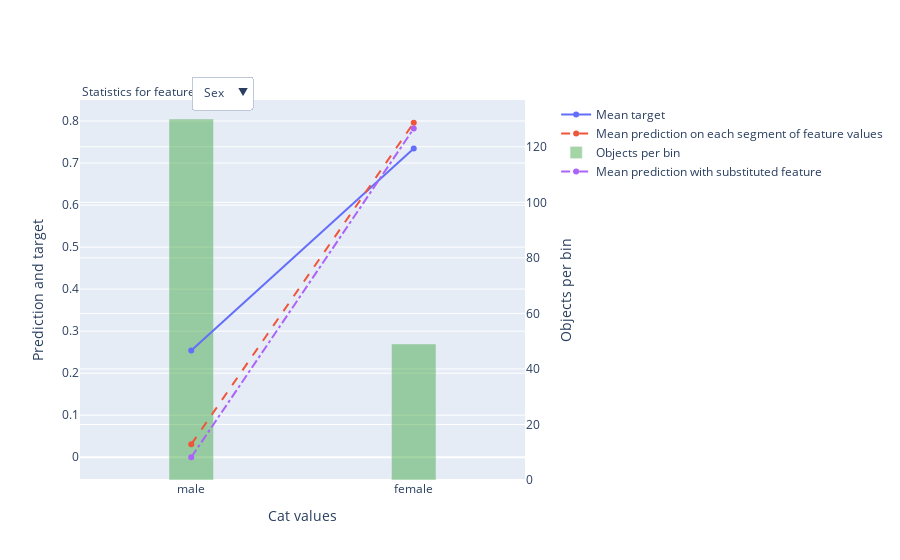

Notebook cell for this chart:
### Code cell
model.calc_feature_statistics(test_data,feature='Sex',plot=True,prediction_type='Class')

### Figure 1 — Plotly figure (JSON) as saved in the notebook; plotly's stock layout.template omitted (floating-point values rounded to 4 significant figures)
{"data": [{"mode": "lines+markers", "name": "Mean target", "type": "scatter", "xaxis": "x", "y": [0.2538, 0.7347], "yaxis": "y"}, {"line": {"dash": "dash"}, "mode": "lines+markers", "name": "Mean prediction on each segment of feature values", "type": "scatter", "xaxis": "x", "y": [0.03077, 0.7959], "yaxis": "y"}, {"marker": {"color": "rgba(30, 150, 30, 0.4)"}, "name": "Objects per bin", "type": "bar", "width": 0.2, "xaxis": "x", "y": [130, 49], "yaxis": "y2"}, {"line": {"dash": "dashdot"}, "mode": "lines+markers", "name": "Mean prediction with substituted feature", "type": "scatter", "xaxis": "x", "y": [0, 0.7821], "yaxis": "y"}], "layout": {"annotations": [{"align": "left", "showarrow": false, "text": "Statistics for feature", "x": 0, "xref": "paper", "y": 1.05, "yref": "paper"}], "legend": {"bgcolor": "rgba(0,0,0,0)", "x": 1.07}, "updatemenus": [{"buttons": [{"args": [{"y": [[0.2538, 0.7347], [0.03077, 0.7959], [130, 49], [0, 0.7821]]}, {"xaxis": {"showticklabels": true, "tickmode": "array", "ticktext": ["male", "female"], "tickvals": [0, 1], "title": {"text": "Cat values"}}}], "label": "Sex", "method": "update"}], "direction": "down", "pad": {"r": 10, "t": 10}, "showactive": true, "x": 0.25, "xanchor": "left", "y": 1.09, "yanchor": "top"}], "xaxis": {"showticklabels": true, "tickmode": "array", "ticktext": ["male", "female"], "tickvals": [0, 1], "title": {"text": "Cat values"}}, "yaxis": {"overlaying": "y2", "side": "left", "title": {"text": "Prediction and target"}}, "yaxis2": {"position": 1, "side": "right", "title": {"text": "Objects per bin"}}}}
